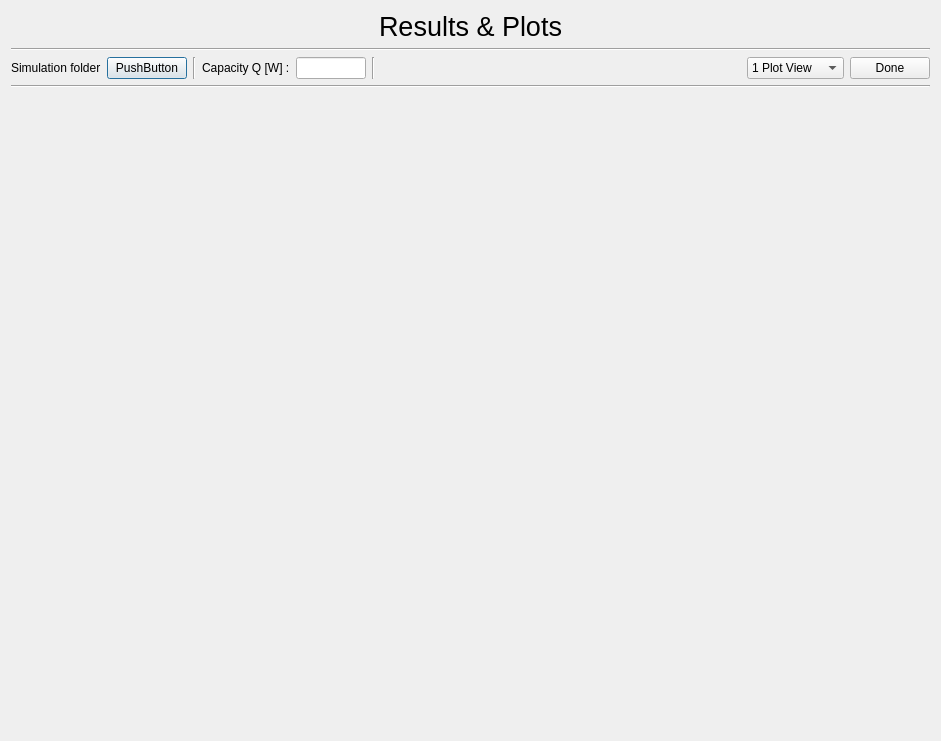
<?xml version="1.0" encoding="UTF-8"?>
<ui version="4.0">
 <class>Dialog</class>
 <widget class="QDialog" name="Dialog">
  <property name="geometry">
   <rect>
    <x>0</x>
    <y>0</y>
    <width>941</width>
    <height>741</height>
   </rect>
  </property>
  <property name="windowTitle">
   <string>Dialog</string>
  </property>
  <layout class="QVBoxLayout" name="verticalLayout_3">
   <item>
    <layout class="QVBoxLayout" name="verticalLayout">
     <item>
      <widget class="QLabel" name="label">
       <property name="sizePolicy">
        <sizepolicy hsizetype="Preferred" vsizetype="Fixed">
         <horstretch>0</horstretch>
         <verstretch>0</verstretch>
        </sizepolicy>
       </property>
       <property name="font">
        <font>
         <pointsize>20</pointsize>
        </font>
       </property>
       <property name="text">
        <string>Results &amp; Plots</string>
       </property>
       <property name="alignment">
        <set>Qt::AlignCenter</set>
       </property>
      </widget>
     </item>
     <item>
      <widget class="Line" name="line">
       <property name="orientation">
        <enum>Qt::Horizontal</enum>
       </property>
      </widget>
     </item>
     <item>
      <layout class="QHBoxLayout" name="horizontalLayout">
       <item>
        <widget class="QLabel" name="label_2">
         <property name="text">
          <string>Simulation folder</string>
         </property>
        </widget>
       </item>
       <item>
        <widget class="QPushButton" name="pushButton">
         <property name="text">
          <string>PushButton</string>
         </property>
        </widget>
       </item>
       <item>
        <widget class="Line" name="line_2">
         <property name="orientation">
          <enum>Qt::Vertical</enum>
         </property>
        </widget>
       </item>
       <item>
        <widget class="QLabel" name="label_3">
         <property name="text">
          <string>Capacity Q [W] :</string>
         </property>
        </widget>
       </item>
       <item>
        <widget class="QLineEdit" name="lineEditCapacity">
         <property name="sizePolicy">
          <sizepolicy hsizetype="Fixed" vsizetype="Fixed">
           <horstretch>0</horstretch>
           <verstretch>0</verstretch>
          </sizepolicy>
         </property>
         <property name="maximumSize">
          <size>
           <width>70</width>
           <height>16777215</height>
          </size>
         </property>
        </widget>
       </item>
       <item>
        <widget class="Line" name="line_3">
         <property name="orientation">
          <enum>Qt::Vertical</enum>
         </property>
        </widget>
       </item>
       <item>
        <spacer name="horizontalSpacer">
         <property name="orientation">
          <enum>Qt::Horizontal</enum>
         </property>
         <property name="sizeHint" stdset="0">
          <size>
           <width>108</width>
           <height>20</height>
          </size>
         </property>
        </spacer>
       </item>
       <item>
        <widget class="QComboBox" name="comboBoxPlotView">
         <item>
          <property name="text">
           <string>1 Plot View</string>
          </property>
         </item>
         <item>
          <property name="text">
           <string>4 Plots View</string>
          </property>
         </item>
         <item>
          <property name="text">
           <string>6 Plots View</string>
          </property>
         </item>
        </widget>
       </item>
       <item>
        <widget class="QPushButton" name="doneButton">
         <property name="text">
          <string>Done</string>
         </property>
        </widget>
       </item>
      </layout>
     </item>
     <item>
      <widget class="Line" name="line_4">
       <property name="orientation">
        <enum>Qt::Horizontal</enum>
       </property>
      </widget>
     </item>
    </layout>
   </item>
   <item>
    <widget class="QWidget" name="plotWidget" native="true">
     <layout class="QVBoxLayout" name="verticalLayout_2"/>
    </widget>
   </item>
  </layout>
 </widget>
 <resources/>
 <connections>
  <connection>
   <sender>doneButton</sender>
   <signal>clicked()</signal>
   <receiver>Dialog</receiver>
   <slot>close()</slot>
   <hints>
    <hint type="sourcelabel">
     <x>890</x>
     <y>204</y>
    </hint>
    <hint type="destinationlabel">
     <x>470</x>
     <y>370</y>
    </hint>
   </hints>
  </connection>
 </connections>
</ui>
